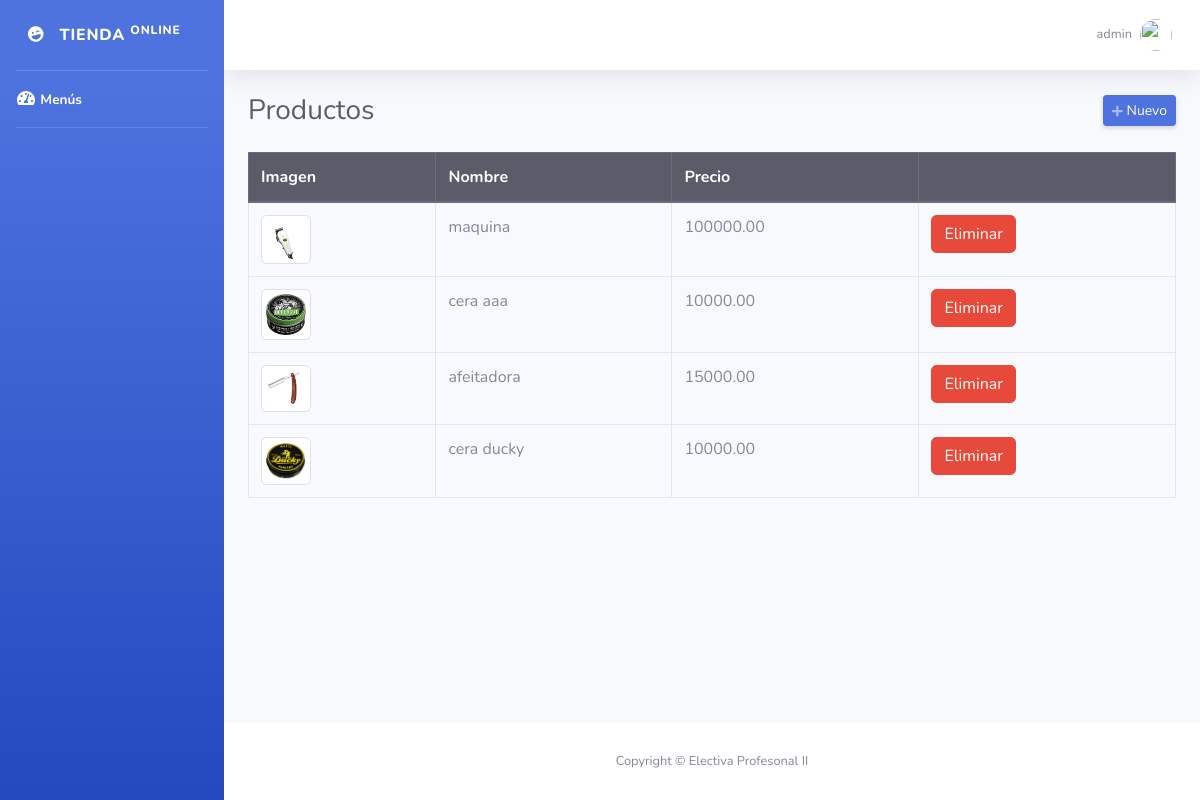
Page /admin/productos.php (signed in) on the committed database.
### tables this page shows
CREATE TABLE `productos` (
  `id` int(11) NOT NULL,
  `nombre` varchar(255) NOT NULL,
  `precio` decimal(10,2) NOT NULL,
  `imagen` varchar(255) NOT NULL
);

### admin/productos.php (the view, shortened to what this page needs)
<?php
require_once "../funciones/conexion.php";
include("includes/header.php"); ?>
<div class="d-sm-flex align-items-center justify-content-between mb-4">
    <h1 class="h3 mb-0 text-gray-800">Productos</h1>
    <a href="#" class="d-none d-sm-inline-block btn btn-sm btn-primary shadow-sm" id="abrirProducto"><i class="fas fa-plus fa-sm text-white-50"></i> Nuevo</a>
</div>
<div class="row">
    <div class="col-md-12">
        <div class="table-responsive">
            <table class="table table-hover table-bordered" style="width: 100%;">
                <thead class="thead-dark">
                    <tr>
                        <th>Imagen</th>
                        <th>Nombre</th>
                        <th>Precio</th>
                        <th></th>
                    </tr>
                </thead>
                <tbody>
                    <?php
                    $query = mysqli_query($conn, "SELECT * FROM productos");
                    while ($data = mysqli_fetch_assoc($query)) { ?>
                        <tr>
                            <td><img class="img-thumbnail" src="../uploads/<?php echo $data['imagen']; ?>" width="50"></td>
                            <td><?php echo $data['nombre']; ?></td>
                            <td><?php echo $data['precio']; ?></td>
                            <td>
                                <form method="post" action="eliminar.php?accion=pro&id=<?php echo $data['id']; ?>" class="d-inline eliminar">
                                    <button class="btn btn-danger" type="submit">Eliminar</button>
                                </form>
                            </td>
                        </tr>
                    <?php } ?>
                </tbody>
            </table>
        </div>
    </div>
</div>
<?php include("includes/footer.php"); ?>

### admin/includes/header.php (shortened to what this page needs)
<!DOCTYPE html>
<html lang="en">
<head>
    <link href="./assets/css/sb-admin-2.min.css" rel="stylesheet">
</head>
<body id="page-top">
    <div id="wrapper">
        <ul class="navbar-nav bg-gradient-primary sidebar sidebar-dark accordion" id="accordionSidebar">
            <a class="sidebar-brand d-flex align-items-center justify-content-center" href="productos.php">
                <div class="sidebar-brand-icon rotate-n-15">
                    <i class="fas fa-laugh-wink"></i>
                </div>
                <div class="sidebar-brand-text mx-3">Tienda <sup>Online</sup></div>
            </a>
            <hr class="sidebar-divider my-0">
            <li class="nav-item active">
                <a class="nav-link" href="productos.php">
                    <i class="fas fa-fw fa-tachometer-alt"></i>
                    <span>Menús</span></a>
            </li>
            <hr class="sidebar-divider">
        </ul>
        <div id="content-wrapper" class="d-flex flex-column">
            <div id="content">
                <nav class="navbar navbar-expand navbar-light bg-white topbar mb-4 static-top shadow">
                    <ul class="navbar-nav ml-auto">
                        <li class="nav-item dropdown no-arrow">
                            <a class="nav-link dropdown-toggle" href="#" id="userDropdown" role="button" data-toggle="dropdown" aria-haspopup="true" aria-expanded="false">
                                <span class="mr-2 d-none d-lg-inline text-gray-600 small"><?php echo $_SESSION['user']; ?></span>
                                <img class="img-profile rounded-circle" src="https://source.unsplash.com/QAB-WJcbgJk/60x60">
                            </a>
                        </li>
                    </ul>
                </nav>
                <div class="container-fluid">

### admin/includes/footer.php (shortened to what this page needs)
</div>
</div>
<footer class="sticky-footer bg-white">
    <div class="container my-auto">
        <div class="copyright text-center my-auto">
            <span>Copyright &copy; Electiva Profesonal II</span>
        </div>
    </div>
</footer>
</div>
</div>
</body>
</html>

### rows in the picture
productos: imagen (picture), nombre "maquina", precio "100000.00"
productos: imagen (picture), nombre "cera aaa", precio "10000.00"
productos: imagen (picture), nombre "afeitadora", precio "15000.00"
productos: imagen (picture), nombre "cera ducky", precio "10000.00"

### other values in the picture
$_SESSION['user'] "admin"
